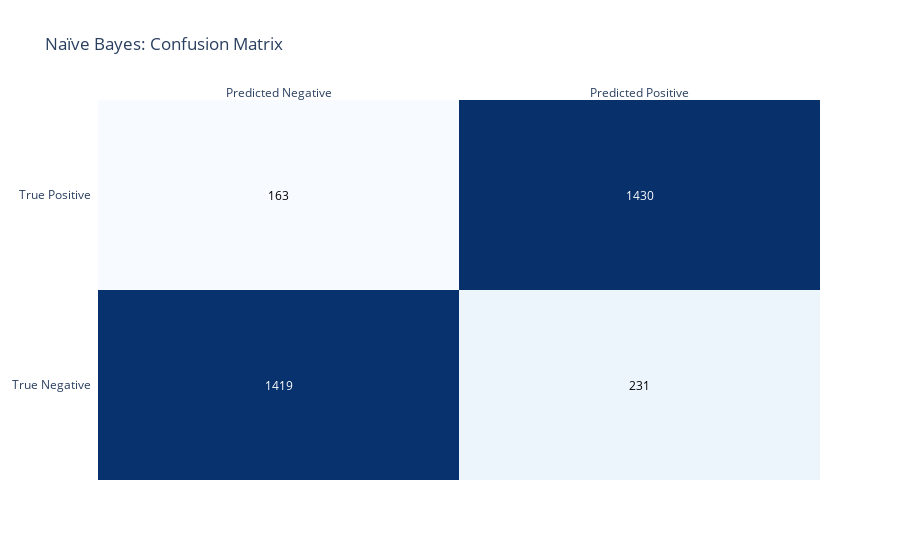

Here is the notebook cell this chart was saved with:
### Markdown cell above
# Naïve Bayes

### Code cell
from sklearn.naive_bayes import GaussianNB
from sklearn.metrics import accuracy_score

# Convert target into categories for demonstration purposes
y_class = (y > y.median()).astype(int)

# Split data for classification
X_train, X_test, y_train_class, y_test_class = train_test_split(X, y_class, test_size=0.2, random_state=42)

# Initialize Naïve Bayes model
nb_model = GaussianNB()

# Train the model
nb_model.fit(X_train, y_train_class)

# Predict on test set
y_pred_nb = nb_model.predict(X_test)

# Calculate the accuracy
acc_nb = accuracy_score(y_test_class, y_pred_nb)
print(f"Accuracy for Naïve Bayes: {acc_nb:.2f}")

from sklearn.metrics import confusion_matrix
import plotly.figure_factory as ff
import seaborn as sns

# Confusion matrix
cm = confusion_matrix(y_test_class, y_pred_nb)
x = ['Predicted Negative', 'Predicted Positive']
y = ['True Negative', 'True Positive']
fig = ff.create_annotated_heatmap(cm, x=x, y=y, colorscale='Blues')
fig.update_layout(title='Naïve Bayes: Confusion Matrix')
fig.show()

### Figure 1 — Plotly figure (JSON) as saved in the notebook; plotly's stock layout.template omitted (floating-point values rounded to 4 significant figures)
{"data": [{"colorscale": [[0, "rgb(247,251,255)"], [0.125, "rgb(222,235,247)"], [0.25, "rgb(198,219,239)"], [0.375, "rgb(158,202,225)"], [0.5, "rgb(107,174,214)"], [0.625, "rgb(66,146,198)"], [0.75, "rgb(33,113,181)"], [0.875, "rgb(8,81,156)"], [1, "rgb(8,48,107)"]], "reversescale": false, "showscale": false, "type": "heatmap", "x": ["Predicted Negative", "Predicted Positive"], "y": ["True Negative", "True Positive"], "z": [[1419, 231], [163, 1430]]}], "layout": {"annotations": [{"font": {"color": "#FFFFFF"}, "showarrow": false, "text": "1419", "x": "Predicted Negative", "xref": "x", "y": "True Negative", "yref": "y"}, {"font": {"color": "#000000"}, "showarrow": false, "text": "231", "x": "Predicted Positive", "xref": "x", "y": "True Negative", "yref": "y"}, {"font": {"color": "#000000"}, "showarrow": false, "text": "163", "x": "Predicted Negative", "xref": "x", "y": "True Positive", "yref": "y"}, {"font": {"color": "#FFFFFF"}, "showarrow": false, "text": "1430", "x": "Predicted Positive", "xref": "x", "y": "True Positive", "yref": "y"}], "title": {"text": "Naïve Bayes: Confusion Matrix"}, "xaxis": {"dtick": 1, "gridcolor": "rgb(0, 0, 0)", "side": "top", "ticks": ""}, "yaxis": {"dtick": 1, "ticks": "", "ticksuffix": "  "}}}
